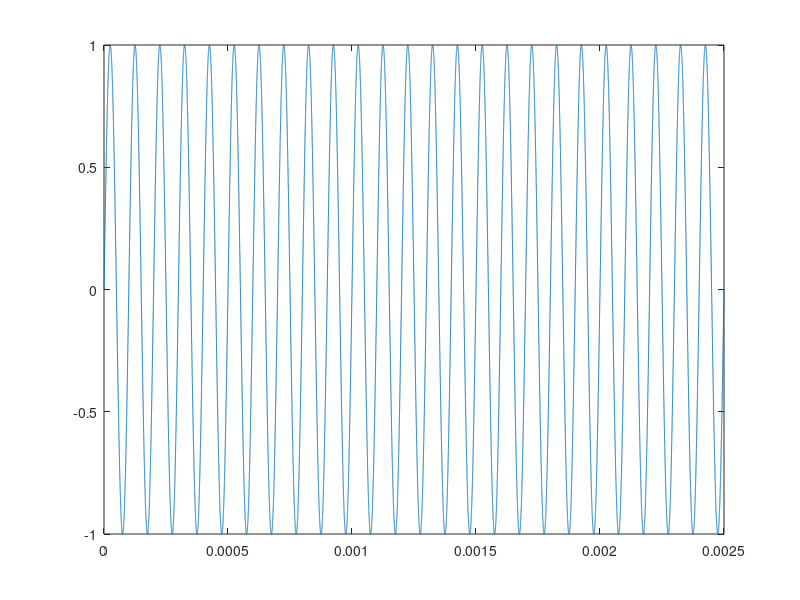

The MATLAB script that drew this image: (Note: this script raises an error after producing the figure.)
Fs = 2e7;
Ts = 1/Fs;
Fc = 1e4;
N = 5e4;
t = (0:Ts:(N-1)/Fs);
arb = sin(2*pi*Fc*t);
% arb = sawtooth(2*pi*Fc*t);
% tc = gauspuls("cutoff",Fc,0.6,[],-40);
% t1 = -tc:1/Fs:tc;
% arb = gauspuls(t1,Fc,0.6);
% D = [0 : 1/1e3 : 10e-3 ; 0.8.^(0:10)]';
% arb = pulstran(t,D,@gauspuls,Fc,.5);
plot(t,arb);

arbTo33xxx(1,'10.113.216.140',arb,1,1,0.5,Fs,'Testwave');
% TCP connect; Ip:10.113.216.140; arb wave; channel 1; amp = 1;
% offset = 0.5;Fs = Fs; wavename = 'Testwave'